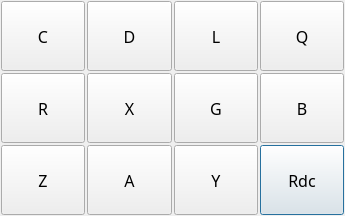
<?xml version="1.0" encoding="UTF-8"?>
<ui version="4.0">
 <class>dlg4300FuctionMajor</class>
 <widget class="QDialog" name="dlg4300FuctionMajor">
  <property name="geometry">
   <rect>
    <x>0</x>
    <y>0</y>
    <width>345</width>
    <height>216</height>
   </rect>
  </property>
  <property name="windowTitle">
   <string>设置测试参数</string>
  </property>
  <layout class="QVBoxLayout" name="verticalLayout">
   <property name="spacing">
    <number>1</number>
   </property>
   <property name="leftMargin">
    <number>1</number>
   </property>
   <property name="topMargin">
    <number>1</number>
   </property>
   <property name="rightMargin">
    <number>1</number>
   </property>
   <property name="bottomMargin">
    <number>1</number>
   </property>
   <item>
    <layout class="QGridLayout" name="gridLayout">
     <property name="spacing">
      <number>2</number>
     </property>
     <item row="0" column="0">
      <widget class="QPushButton" name="btnC">
       <property name="minimumSize">
        <size>
         <width>40</width>
         <height>40</height>
        </size>
       </property>
       <property name="maximumSize">
        <size>
         <width>1111</width>
         <height>1111</height>
        </size>
       </property>
       <property name="font">
        <font>
         <family>楷体</family>
         <pointsize>12</pointsize>
        </font>
       </property>
       <property name="text">
        <string>C</string>
       </property>
       <property name="autoDefault">
        <bool>false</bool>
       </property>
      </widget>
     </item>
     <item row="0" column="1">
      <widget class="QPushButton" name="btnD">
       <property name="minimumSize">
        <size>
         <width>40</width>
         <height>40</height>
        </size>
       </property>
       <property name="maximumSize">
        <size>
         <width>1111</width>
         <height>1111</height>
        </size>
       </property>
       <property name="font">
        <font>
         <family>楷体</family>
         <pointsize>12</pointsize>
        </font>
       </property>
       <property name="text">
        <string>D</string>
       </property>
       <property name="autoDefault">
        <bool>false</bool>
       </property>
      </widget>
     </item>
     <item row="0" column="2">
      <widget class="QPushButton" name="btnL">
       <property name="minimumSize">
        <size>
         <width>40</width>
         <height>40</height>
        </size>
       </property>
       <property name="maximumSize">
        <size>
         <width>1111</width>
         <height>1111</height>
        </size>
       </property>
       <property name="font">
        <font>
         <family>楷体</family>
         <pointsize>12</pointsize>
        </font>
       </property>
       <property name="text">
        <string>L</string>
       </property>
       <property name="autoDefault">
        <bool>false</bool>
       </property>
      </widget>
     </item>
     <item row="0" column="3">
      <widget class="QPushButton" name="btnQ">
       <property name="minimumSize">
        <size>
         <width>40</width>
         <height>40</height>
        </size>
       </property>
       <property name="maximumSize">
        <size>
         <width>1111</width>
         <height>1111</height>
        </size>
       </property>
       <property name="font">
        <font>
         <family>楷体</family>
         <pointsize>12</pointsize>
        </font>
       </property>
       <property name="text">
        <string>Q</string>
       </property>
       <property name="autoDefault">
        <bool>false</bool>
       </property>
      </widget>
     </item>
     <item row="1" column="0">
      <widget class="QPushButton" name="btnR">
       <property name="minimumSize">
        <size>
         <width>40</width>
         <height>40</height>
        </size>
       </property>
       <property name="maximumSize">
        <size>
         <width>1111</width>
         <height>1111</height>
        </size>
       </property>
       <property name="font">
        <font>
         <family>楷体</family>
         <pointsize>12</pointsize>
        </font>
       </property>
       <property name="text">
        <string>R</string>
       </property>
       <property name="autoDefault">
        <bool>false</bool>
       </property>
      </widget>
     </item>
     <item row="1" column="1">
      <widget class="QPushButton" name="btnX">
       <property name="minimumSize">
        <size>
         <width>40</width>
         <height>40</height>
        </size>
       </property>
       <property name="maximumSize">
        <size>
         <width>1111</width>
         <height>1111</height>
        </size>
       </property>
       <property name="font">
        <font>
         <family>楷体</family>
         <pointsize>12</pointsize>
        </font>
       </property>
       <property name="text">
        <string>X</string>
       </property>
       <property name="autoDefault">
        <bool>false</bool>
       </property>
      </widget>
     </item>
     <item row="1" column="2">
      <widget class="QPushButton" name="btnG">
       <property name="minimumSize">
        <size>
         <width>40</width>
         <height>40</height>
        </size>
       </property>
       <property name="maximumSize">
        <size>
         <width>1111</width>
         <height>1111</height>
        </size>
       </property>
       <property name="font">
        <font>
         <family>楷体</family>
         <pointsize>12</pointsize>
        </font>
       </property>
       <property name="text">
        <string>G</string>
       </property>
       <property name="autoDefault">
        <bool>false</bool>
       </property>
      </widget>
     </item>
     <item row="1" column="3">
      <widget class="QPushButton" name="btnB">
       <property name="minimumSize">
        <size>
         <width>40</width>
         <height>40</height>
        </size>
       </property>
       <property name="maximumSize">
        <size>
         <width>1111</width>
         <height>1111</height>
        </size>
       </property>
       <property name="font">
        <font>
         <family>楷体</family>
         <pointsize>12</pointsize>
        </font>
       </property>
       <property name="text">
        <string>B</string>
       </property>
       <property name="autoDefault">
        <bool>false</bool>
       </property>
      </widget>
     </item>
     <item row="2" column="0">
      <widget class="QPushButton" name="btnZ">
       <property name="minimumSize">
        <size>
         <width>40</width>
         <height>40</height>
        </size>
       </property>
       <property name="maximumSize">
        <size>
         <width>1111</width>
         <height>1111</height>
        </size>
       </property>
       <property name="font">
        <font>
         <family>楷体</family>
         <pointsize>12</pointsize>
        </font>
       </property>
       <property name="text">
        <string>Z</string>
       </property>
       <property name="autoDefault">
        <bool>false</bool>
       </property>
      </widget>
     </item>
     <item row="2" column="1">
      <widget class="QPushButton" name="btnA">
       <property name="minimumSize">
        <size>
         <width>40</width>
         <height>40</height>
        </size>
       </property>
       <property name="maximumSize">
        <size>
         <width>1111</width>
         <height>1111</height>
        </size>
       </property>
       <property name="font">
        <font>
         <family>楷体</family>
         <pointsize>12</pointsize>
        </font>
       </property>
       <property name="text">
        <string>A</string>
       </property>
       <property name="autoDefault">
        <bool>false</bool>
       </property>
      </widget>
     </item>
     <item row="2" column="2">
      <widget class="QPushButton" name="btnY">
       <property name="minimumSize">
        <size>
         <width>40</width>
         <height>40</height>
        </size>
       </property>
       <property name="maximumSize">
        <size>
         <width>1111</width>
         <height>1111</height>
        </size>
       </property>
       <property name="font">
        <font>
         <family>楷体</family>
         <pointsize>12</pointsize>
        </font>
       </property>
       <property name="text">
        <string>Y</string>
       </property>
       <property name="autoDefault">
        <bool>false</bool>
       </property>
      </widget>
     </item>
     <item row="2" column="3">
      <widget class="QPushButton" name="btnRdc">
       <property name="maximumSize">
        <size>
         <width>1111</width>
         <height>1111</height>
        </size>
       </property>
       <property name="font">
        <font>
         <family>楷体</family>
         <pointsize>12</pointsize>
        </font>
       </property>
       <property name="text">
        <string>Rdc</string>
       </property>
       <property name="autoDefault">
        <bool>false</bool>
       </property>
       <property name="default">
        <bool>true</bool>
       </property>
      </widget>
     </item>
    </layout>
   </item>
  </layout>
 </widget>
 <resources/>
 <connections/>
</ui>
